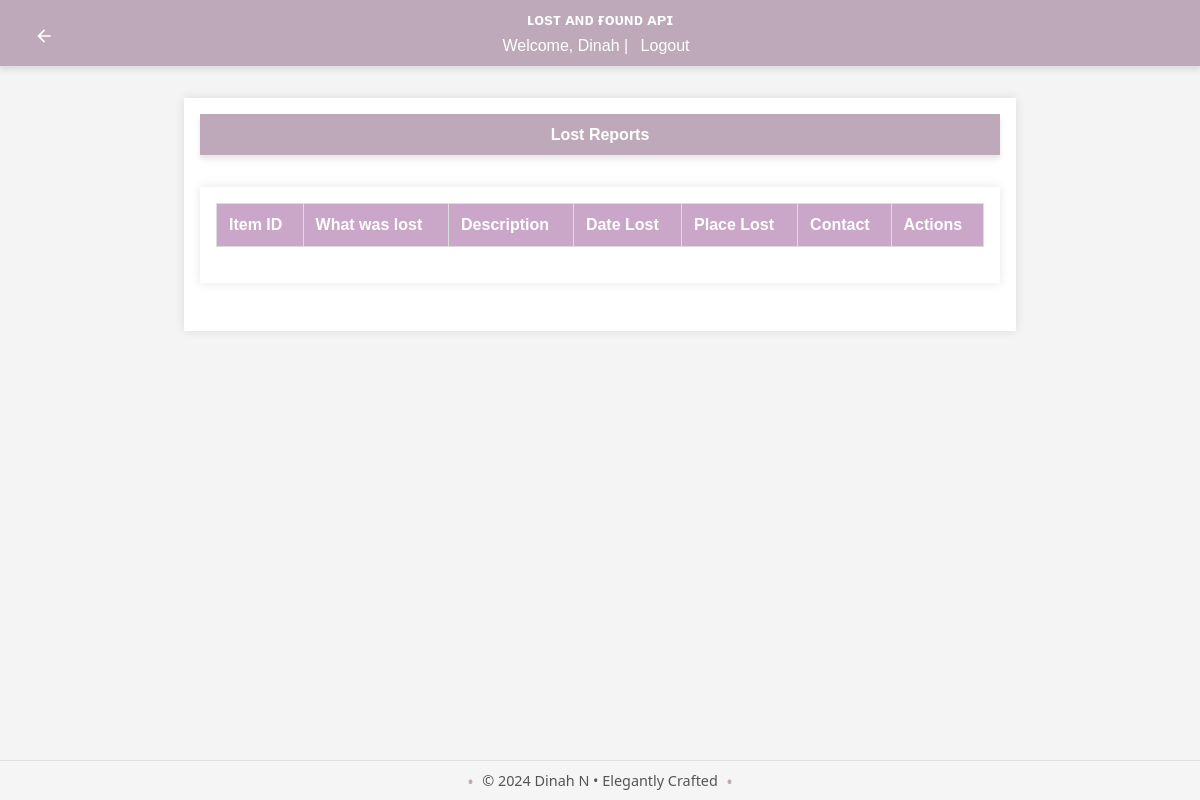
The page /admin/reports/lost (signed in) on the database as committed earlier.
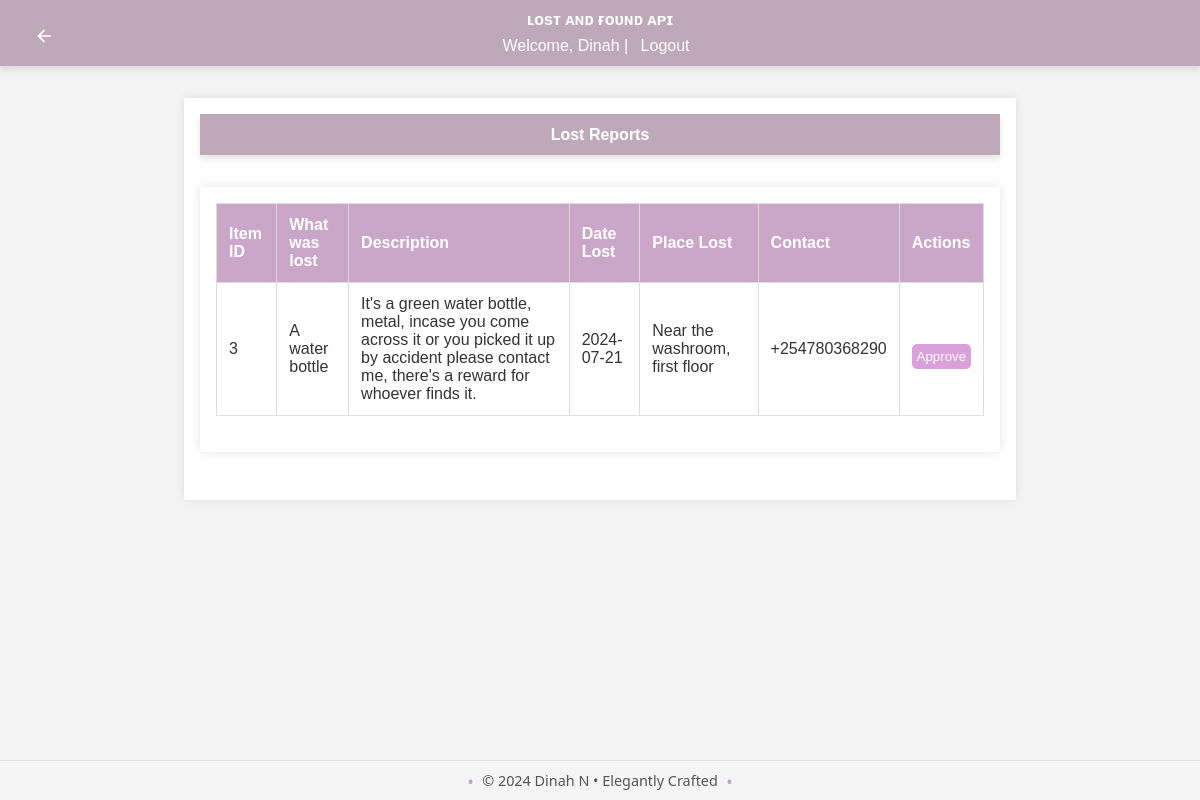
The same page on the database as committed later.
### app/models/lost_report.py (models this page shows, shortened)
class LostReport(db.Model):
    id = db.Column(db.Integer, primary_key=True)
    user_id = db.Column(db.Integer, db.ForeignKey('user.id'), nullable=False)
    item_id = db.Column(db.Integer, db.ForeignKey('item.id'), nullable=False)
    item_name = db.Column(db.String(150), nullable=True)
    place_lost = db.Column(db.String(150), nullable=False)
    date_lost = db.Column(db.Date, nullable=False)
    time_lost = db.Column(db.Time, nullable=False)
    contact = db.Column(db.String(255), nullable=True)
    description = db.Column(db.String(255), nullable=True)
    primary_color = db.Column(db.String(50), nullable=True)
    secondary_color = db.Column(db.String(50), nullable=True)
    upload_image = db.Column(db.String(250), nullable=True)
    approved = db.Column(db.Boolean, default=False, nullable=False)
    user = db.relationship('User', back_populates='lost_reports')
    item = db.relationship('Item', back_populates='lost_reports')

### app/routes/admin.py (the view)
@bp.route('/reports/lost', methods=['GET'])
@login_required
@admin_required
def view_lost_reports():
    try:
        lost_reports = LostReport.query.all()
        return render_template('view_lost_reports.html', lost_reports=lost_reports)
    except Exception as e:
        flash(f'Error: {str(e)}', 'error')
        return redirect(url_for('admin.dashboard'))

### app/__init__.py (called while the page is built)
def create_app():
    app = Flask(__name__)
    load_dotenv()
    app.config['SECRET_KEY'] = os.environ.get('FLASK_SECRET_KEY', secrets.token_hex(16))
    app.config.from_object('config.Config')
    app.config.from_pyfile('config.py', silent=True)
    register_extensions(app)
    register_blueprints(app)
    configure_cors(app)
    @app.before_request
    def method_override():
        if request.method == 'POST':
            method = request.form.get('_method')
            if method:
                method = method.upper()
                if method in ['PUT', 'DELETE']:
                    request.environ['REQUEST_METHOD'] = method
    return app

def register_extensions(app):
    db.init_app(app)
    migrate.init_app(app, db)
    bcrypt.init_app(app)
    login_manager.init_app(app)
    mail.init_app(app)
    @login_manager.user_loader
    def load_user(user_id):
        return user.User.query.get(int(user_id))

### app/templates/view_lost_reports.html (shortened to what this page needs)
{% extends "base.html" %}
{% block content %}
<header>
    <a href="{{ url_for('admin.dashboard') }}" class="back-button" title="Back to Dashboard">
        <svg xmlns="http://www.w3.org/2000/svg" viewBox="0 0 24 24" fill="currentColor" width="24" height="24">
            <path d="M20 11H7.83l5.59-5.59L12 4l-8 8 8 8 1.41-1.41L7.83 13H20v-2z"/>
        </svg>
    </a>
    <h1>Lost Reports</h1>
</header>
<main>
    <table>
        <thead>
            <tr>
                <th>Item ID</th>
                <th>What was lost</th>
                <th>Description</th>
                <th>Date Lost</th>
                <th>Place Lost</th>
                <th>Contact</th>
                <th>Actions</th>
            </tr>
        </thead>
        <tbody>
            {% for report in lost_reports %}
            <tr>
                <td>{{ report.item_id }}</td>
                <td>{{ report.item_name }}</td>
                <td>{{ report.description }}</td>
                <td>{{ report.date_lost }}</td>
                <td>{{ report.place_lost }}</td>
                <td>{{ report.contact }}</td>
                <td>
                    <form action="{{ url_for('admin.approve_lost_report', lost_report_id=report.id) }}" method="post">
                        <button type="submit">Approve</button>
                    </form>
                </td>
            </tr>
            {% endfor %}
        </tbody>
    </table>
</main>
{% endblock %}

Rows that differ between the two databases and show on the page:
added LostReport: item_id "3", item_name "A water bottle", description "It's a green water bottle, metal, incase you come across it or you picked it up by accident please contact me, there's a reward for whoever finds it.", date_lost "2024-07-21", place_lost "Near the washroom, first floor", contact "+254780368290"
